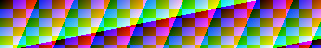
#> input picture research/shared/runs/20260921T023214Z-screened-ideas-d01-d73/snapshots/batches/batch13_D59-D61/demuxe_batch13/fixtures/tiff_RGB_85_0.jpg, 321 x 48 px
$ python build_tiff.py
#> lines starting #> are read from the running program, lines starting #| are printed output that depends on the picture
### research/shared/runs/20260921T023214Z-screened-ideas-d01-d73/snapshots/batches/batch13_D59-D61/demuxe_batch13/scripts/common.py
# SPDX-License-Identifier: MIT
from pathlib import Path
import json,hashlib,subprocess
R=Path(__file__).resolve().parents[1]; F=R/'fixtures'; E=R/'evidence'
F.mkdir(exist_ok=True);E.mkdir(exist_ok=True)
def sha(b):return hashlib.sha256(b).hexdigest()
def save(n,o):(E/n).write_text(json.dumps(o,indent=2))
# [5 lines left out: function run, not called in this run]

### research/shared/runs/20260921T023214Z-screened-ideas-d01-d73/snapshots/batches/batch13_D59-D61/demuxe_batch13/scripts/build_tiff.py
# SPDX-License-Identifier: MIT
"""Classic TIFF JPEG-strip view constructor. Deliberately rejects unqualified properties."""
from common import *
from PIL import Image,TiffImagePlugin
import io,struct,numpy as np,math
class Reject(ValueError):pass

def parse_tiff(b, max_pixels=4_000_000):
 if len(b)<8 or b[:2] not in (b'II',b'MM'):raise Reject('not classic TIFF')
 endian='<' if b[:2]==b'II' else '>'
 def un(f,p):
  n=struct.calcsize(f)
  if p<0 or p+n>len(b):raise Reject('truncated TIFF field')
  return struct.unpack_from(endian+f,b,p)
 if un('H',2)[0]!=42:raise Reject('not classic TIFF')
 pos=un('I',4)[0];seen=set();pages=[]
 while pos:
  if pos in seen or len(seen)>=16:raise Reject('IFD cycle/page cap')
  seen.add(pos);n=un('H',pos)[0]
  if n>128 or pos+2+12*n+4>len(b):raise Reject('IFD bounds/count')
  tags={}
  for i in range(n):
   at=pos+2+12*i;tag,typ,num=un('HHI',at)
   if tag in tags:raise Reject('duplicate tag')
   widths={1:1,2:1,3:2,4:4,5:8,7:1}
   if typ not in widths or num>100_000:raise Reject('type/count')
   size=num*widths[typ];off=at+8 if size<=4 else un('I',at+8)[0]
   if off+size>len(b):raise Reject('tag extent')
   if typ==3:v=un('H'*num,off)
   elif typ==4:v=un('I'*num,off)
   else:v=b[off:off+size]
   tags[tag]=v
  def scalar(k,d=None):
   if k not in tags:return d
   x=tags[k]
   if len(x)!=1:raise Reject('scalar count')
   return x[0]
  w,h=scalar(256),scalar(257);photo=scalar(262);ch=scalar(277,1)
  if not w or not h or w*h>max_pixels:raise Reject('pixel cap')
  if scalar(259)!=7 or photo not in (1,2,6) or ch!=(1 if photo==1 else 3):raise Reject('codec/photometric')
  if tuple(tags.get(258,()))!=(8,)*ch or scalar(284,1)!=1 or scalar(274,1)!=1:raise Reject('bits/planes/orientation')
  # No silently dropped alpha, ICC, tiles, subIFDs, predictor, or alternate sample semantics.
  if set(tags)&{290,291,301,317,318,319,322,323,324,325,330,338,34675}:raise Reject('unqualified auxiliary/image property')
  if scalar(339,1)!=1:raise Reject('sample format')
  if photo==6:
   if tuple(tags.get(530,(2,2)))!=(1,1):raise Reject('YCbCr subsampling profile')
   if 529 in tags:raise Reject('custom YCbCr coefficients')
   if scalar(531,1)!=1:raise Reject('YCbCr positioning')
   if 532 in tags:
    v=tags[532]
    if len(v)!=48:raise Reject('reference black/white extent')
    rationals=struct.unpack(endian+'I'*12,v)
    if any(rationals[2*k+1]==0 or rationals[2*k]!=target*rationals[2*k+1] for k,target in enumerate([0,255,128,255,128,255])):raise Reject('custom reference black/white')
  rows=scalar(278);off=tags.get(273,());length=tags.get(279,())
  if not rows or len(off)!=math.ceil(h/rows) or len(off)!=len(length) or len(off)>1024:raise Reject('strip count')
  table=tags.get(347,b'')
  if not isinstance(table,bytes) or table[:2]!=b'\xff\xd8' or table[-2:]!=b'\xff\xd9':raise Reject('missing JPEG tables')
  # Parse table-only stream, rejecting embedded scans and malformed lengths.
  p=2
  while p<len(table)-2:
   if table[p:p+2] not in (b'\xff\xdb',b'\xff\xc4'):raise Reject('unqualified table marker')
   z=int.from_bytes(table[p+2:p+4],'big')
   if z<2 or p+2+z>len(table)-2:raise Reject('table bounds')
   p+=2+z
  if p!=len(table)-2:raise Reject('table end')
  strips=[]
  for j,(a,nbytes) in enumerate(zip(off,length)):
   if nbytes<8 or a+nbytes>len(b):raise Reject('strip extent')
   raw=b[a:a+nbytes]
   if raw[:2]!=b'\xff\xd8' or raw[-2:]!=b'\xff\xd9':raise Reject('strip JPEG framing')
   p=2;sof=None;scan=None
   while p<len(raw)-2:
    if raw[p]!=255:raise Reject('JPEG marker')
    marker=raw[p+1];z=int.from_bytes(raw[p+2:p+4],'big')
    if z<2 or p+2+z>len(raw):raise Reject('JPEG segment extent')
    data=raw[p+4:p+2+z]
    if marker==0xc0:
     if sof is not None or len(data)!=6+3*ch:raise Reject('SOF count')
     depth,hh,ww,cc=struct.unpack_from('>BHHB',data)
     ids=tuple(data[6+k*3] for k in range(cc));sof=(ww,hh,ids)
     if depth!=8 or ww!=w or hh!=min(rows,h-j*rows) or cc!=ch:raise Reject('strip geometry')
     if photo==2 and ids!=(ord('R'),ord('G'),ord('B')):raise Reject('RGB component interpretation')
     if photo==6 and ids!=(1,2,3):raise Reject('YCbCr component interpretation')
     if any(data[7+k*3]!=0x11 for k in range(cc)):raise Reject('subsampling profile')
    elif marker==0xda:
     if sof is None:raise Reject('missing SOF')
     scan=raw[p+2+z:-2];break
    elif marker not in (0xdb,0xc4,0xdd):raise Reject('unqualified JPEG marker')
    p+=2+z
   if not scan:raise Reject('missing scan')
   jpeg=table[:-2]+raw[2:]
   strips.append({'bytes':jpeg,'source_offset':a,'source_bytes':nbytes,'scan_sha256':sha(scan),'y':j*rows,'height':sof[1],'width':w})
  pages.append({'width':w,'height':h,'photometric':photo,'table_sha256':sha(table),'strips':strips})
  pos=un('I',pos+2+12*n)[0]
 return pages

def main():
 yy,xx=np.mgrid[:243,:321];a=np.stack([(7*xx+3*yy)%256,(xx+5*yy)%256,((xx//13+yy//9)%2)*240],-1).astype('uint8');im=Image.fromarray(a)
#> after `im = Image.fromarray(a)`:
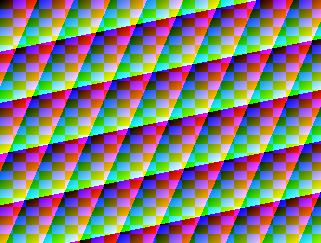
#> im: PIL image 321x243 RGB; mean R, G, B 127.6, 127.4, 119.9
 outputs=[]
 # Actual libTIFF-generated files, not a toy packet manifest.
 for mode,q in [('RGB',85),('YCbCr',85),('L',85),('RGB',45)]:
  name=f'tiff_{mode}_{q}';info=TiffImagePlugin.ImageFileDirectory_v2();info[278]=48
  p=F/(name+'.tiff');im.convert(mode).save(p,compression='jpeg',quality=q,tiffinfo=info)
  b=p.read_bytes();pages=parse_tiff(b);page=pages[0]
  original=Image.open(p).convert('RGBA');original.save(F/(name+'_reference.png'));assembled=Image.new('RGBA',original.size)
#> after `assembled = Image.new('RGBA', original.size)`: assembled: PIL image 321x243 RGBA; every value is 0
  fs=[]
  for k,s in enumerate(page['strips']):
   fn=f'{name}_{k}.jpg';(F/fn).write_bytes(s.pop('bytes'));assembled.paste(Image.open(F/fn).convert('RGBA'),(0,s['y']));fs.append({'file':fn,**s})
#> after `assembled.paste(Image.open(F / fn).convert('RGBA'), (0, s['y']))`:
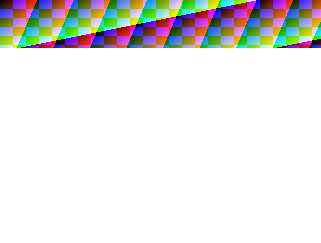
#> assembled: PIL image 321x243 RGBA; mean R, G, B, A 25.3, 25.4, 23.7, 50.4; transparent parts drawn white
  delta=np.abs(np.array(original).astype(int)-np.array(assembled).astype(int));outputs.append({'file':p.name,'reference':name+'_reference.png','width':page['width'],'height':page['height'],'strips':fs,'source_bytes':len(b),'host_different':int(np.count_nonzero(delta)),'host_max':int(delta.max()),'table_sha256':page['table_sha256']})
#> after `delta = np.abs(np.array(original).astype(int) - np.array(assembled).as`: delta: shape (243, 321, 4) int64; every value is 0
#> pass 2 of the loop in main, `for mode,q in [('RGB',85),('YCbCr',85),('L',85),('RGB',45)]:`:
#> in main, `original = Image.open(p).convert('RGBA')`:
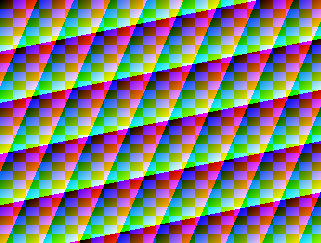
#> original: PIL image 321x243 RGBA; mean R, G, B, A 126.5, 127.4, 120.5, 255
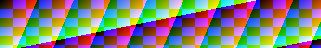
#> input picture research/shared/runs/20260921T023214Z-screened-ideas-d01-d73/snapshots/batches/batch13_D59-D61/demuxe_batch13/fixtures/tiff_YCbCr_85_0.jpg, 321 x 48 px
#> in main, `assembled.paste(Image.open(F / fn).convert('RGBA'), (0, s['y']))`:
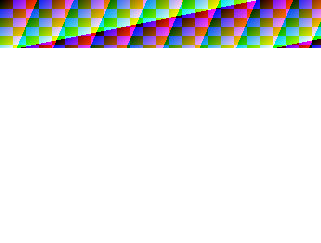
#> assembled: PIL image 321x243 RGBA; mean R, G, B, A 25.1, 25.4, 23.8, 50.4; transparent parts drawn white
#> pass 3 of the loop in main, `for mode,q in [('RGB',85),('YCbCr',85),('L',85),('RGB',45)]:`:
#> in main, `p = F / (name + '.tiff')`:
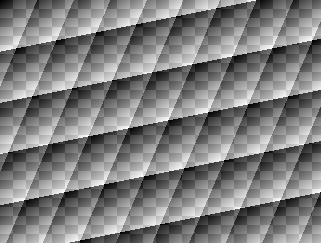
#> saved as tiff_L_85.tiff: PIL image 321x243 L; min 0, max 251, mean 126.6
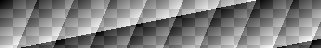
#> input picture research/shared/runs/20260921T023214Z-screened-ideas-d01-d73/snapshots/batches/batch13_D59-D61/demuxe_batch13/fixtures/tiff_L_85_0.jpg, 321 x 48 px
#> in main, `assembled.paste(Image.open(F / fn).convert('RGBA'), (0, s['y']))`:
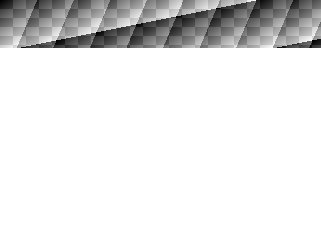
#> assembled: PIL image 321x243 RGBA; mean R, G, B, A 25.2, 25.2, 25.2, 50.4; transparent parts drawn white
#> the loop made 4 passes; the first 3 are shown
 # Real multi-page file exercises source-bound per-IFD configurations.
 im.save(F/'multipage.tiff',save_all=True,append_images=[im.convert('L'),im.transpose(Image.Transpose.ROTATE_180)],compression='jpeg',quality=75,tiffinfo={278:48})
 multi=parse_tiff((F/'multipage.tiff').read_bytes());multi_output=[]
 ref=Image.open(F/'multipage.tiff')
 for k,page in enumerate(multi):
  ref.seek(k);r=ref.convert('RGBA');name=f'multi_{k}';r.save(F/(name+'_reference.png'));fs=[];canvas=Image.new('RGBA',r.size)
  for j,s in enumerate(page['strips']):
   fn=f'{name}_{j}.jpg';(F/fn).write_bytes(s.pop('bytes'));canvas.paste(Image.open(F/fn).convert('RGBA'),(0,s['y']));fs.append({'file':fn,**s})
  delta=np.abs(np.array(r).astype(int)-np.array(canvas).astype(int));multi_output.append({'file':'multipage.tiff','page':k,'reference':name+'_reference.png','width':page['width'],'height':page['height'],'strips':fs,'host_different':int(np.count_nonzero(delta)),'host_max':int(delta.max())})
 # Wrong valid tables decode but must not be confused with the correct source.
 a=(F/'tiff_RGB_85.tiff').read_bytes();b=(F/'tiff_RGB_45.tiff').read_bytes();ta=Image.open(io.BytesIO(a)).tag_v2;tb=Image.open(io.BytesIO(b)).tag_v2
 start,n=ta[273][0],ta[279][0];(F/'wrong_tables.jpg').write_bytes(tb[347][:-2]+a[start:start+n][2:])
 # A deliberately mis-stamped source epoch is handled by a separate immutable plan guard.
 def bound_plan(data,expected):
  if sha(data)!=expected:raise Reject('source identity changed')
  return parse_tiff(data)
 guards={}
 for key,fn in {'truncated':lambda:parse_tiff(a[:-5]),'pixel_cap':lambda:parse_tiff(a,100),'wrong_source':lambda:bound_plan(b,sha(a)),'missing_tables':lambda:parse_tiff(a[:a.find(ta[347])]+b'\0'*len(ta[347])+a[a.find(ta[347])+len(ta[347]):])}.items():
  try:fn();guards[key]=False
  except (Reject,ValueError,struct.error) as e:guards[key]=str(e)
 # Unsupported actual orientation and alpha TIFFs.
 im.save(F/'orientation.tiff',compression='jpeg',tiffinfo={274:6,278:48})
 for name in ['orientation.tiff']:
  try:parse_tiff((F/name).read_bytes());guards[name]=False
  except Reject as e:guards[name]=str(e)
 save('tiff_manifest.json',{'cases':outputs+multi_output,'guards':guards,'source_files':[x['file'] for x in outputs]+['multipage.tiff'],'request':'8-bit strips, unsigned, planar contiguous, unrotated, no ICC/alpha, YCbCr 1:1; browser rendering compared to decoded TIFF PNG reference; no performance claim'})
 print('TIFF',[(x['file'],x['host_different']) for x in outputs], 'multipage',[x['host_different'] for x in multi_output],guards)
#> (the run stopped early here; a loop or call above may not have finished)
